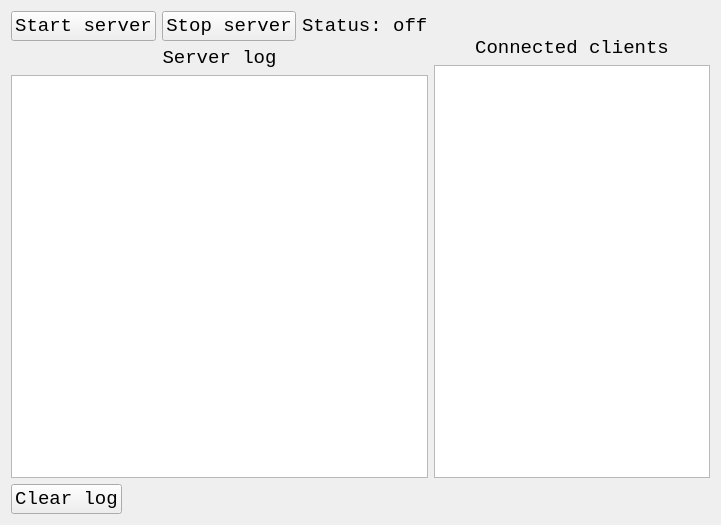
<?xml version="1.0" encoding="UTF-8"?>
<ui version="4.0">
 <class>MainForm</class>
 <widget class="QMainWindow" name="MainForm">
  <property name="geometry">
   <rect>
    <x>0</x>
    <y>0</y>
    <width>721</width>
    <height>525</height>
   </rect>
  </property>
  <property name="windowTitle">
   <string>MainForm</string>
  </property>
  <widget class="QWidget" name="centralWidget">
   <layout class="QGridLayout" name="gridLayout">
    <item row="0" column="0" rowspan="2">
     <layout class="QHBoxLayout" name="Switch">
      <item>
       <widget class="QPushButton" name="StartButton">
        <property name="font">
         <font>
          <family>Consolas</family>
          <pointsize>14</pointsize>
         </font>
        </property>
        <property name="text">
         <string>Start server</string>
        </property>
       </widget>
      </item>
      <item>
       <widget class="QPushButton" name="StopButton">
        <property name="font">
         <font>
          <family>Consolas</family>
          <pointsize>14</pointsize>
         </font>
        </property>
        <property name="text">
         <string>Stop server</string>
        </property>
       </widget>
      </item>
      <item>
       <widget class="QLabel" name="Status">
        <property name="font">
         <font>
          <family>Consolas</family>
          <pointsize>14</pointsize>
         </font>
        </property>
        <property name="text">
         <string>Status: off</string>
        </property>
       </widget>
      </item>
     </layout>
    </item>
    <item row="0" column="1">
     <spacer name="horizontalSpacer">
      <property name="orientation">
       <enum>Qt::Horizontal</enum>
      </property>
      <property name="sizeHint" stdset="0">
       <size>
        <width>324</width>
        <height>20</height>
       </size>
      </property>
     </spacer>
    </item>
    <item row="1" column="1" rowspan="2">
     <layout class="QVBoxLayout" name="Users">
      <item>
       <widget class="QLabel" name="label_2">
        <property name="font">
         <font>
          <family>Consolas</family>
          <pointsize>14</pointsize>
         </font>
        </property>
        <property name="text">
         <string>Connected clients</string>
        </property>
        <property name="alignment">
         <set>Qt::AlignCenter</set>
        </property>
       </widget>
      </item>
      <item>
       <widget class="QListWidget" name="ClientLog">
        <property name="font">
         <font>
          <family>Consolas</family>
          <pointsize>13</pointsize>
         </font>
        </property>
       </widget>
      </item>
     </layout>
    </item>
    <item row="2" column="0">
     <layout class="QVBoxLayout" name="ServerLog">
      <item>
       <widget class="QLabel" name="label_3">
        <property name="font">
         <font>
          <family>Consolas</family>
          <pointsize>14</pointsize>
         </font>
        </property>
        <property name="text">
         <string>Server log</string>
        </property>
        <property name="alignment">
         <set>Qt::AlignCenter</set>
        </property>
       </widget>
      </item>
      <item>
       <widget class="QListWidget" name="Log">
        <property name="sizePolicy">
         <sizepolicy hsizetype="Expanding" vsizetype="Expanding">
          <horstretch>0</horstretch>
          <verstretch>0</verstretch>
         </sizepolicy>
        </property>
        <property name="font">
         <font>
          <family>Consolas</family>
          <pointsize>13</pointsize>
         </font>
        </property>
        <property name="isWrapping" stdset="0">
         <bool>false</bool>
        </property>
        <property name="resizeMode">
         <enum>QListView::Fixed</enum>
        </property>
        <property name="wordWrap">
         <bool>false</bool>
        </property>
       </widget>
      </item>
     </layout>
    </item>
    <item row="3" column="0" colspan="2">
     <layout class="QHBoxLayout" name="horizontalLayout">
      <item>
       <widget class="QPushButton" name="ClearLog">
        <property name="font">
         <font>
          <family>Consolas</family>
          <pointsize>14</pointsize>
         </font>
        </property>
        <property name="text">
         <string>Clear log</string>
        </property>
       </widget>
      </item>
      <item>
       <spacer name="horizontalSpacer_2">
        <property name="orientation">
         <enum>Qt::Horizontal</enum>
        </property>
        <property name="sizeHint" stdset="0">
         <size>
          <width>40</width>
          <height>20</height>
         </size>
        </property>
       </spacer>
      </item>
     </layout>
    </item>
   </layout>
  </widget>
 </widget>
 <layoutdefault spacing="6" margin="11"/>
 <resources/>
 <connections/>
</ui>
